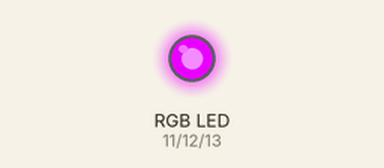
This sketch was run on a simulated Arduino Uno, built with avr-gcc and run on an emulated ATmega328P. Shown: an RGB LED mixed from three pins (HIGH = lit). Random numbers use the default seed unless the sketch sets one.

Above: at 0.1 s.
At 5.1 s:
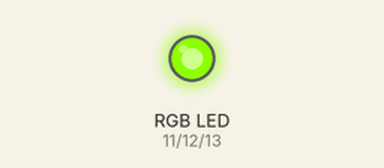
At 10.1 s:
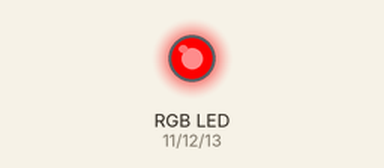
At 19.1 s:
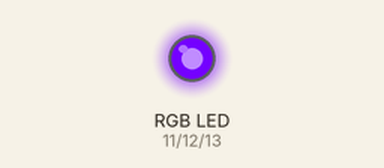
At 28.1 s:
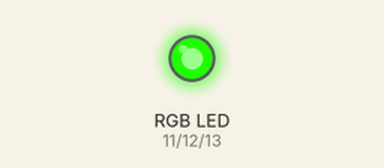
At 38.1 s:
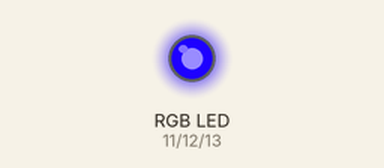
Timing chart, 0 to 40.0 s (numbered marks = the images above):
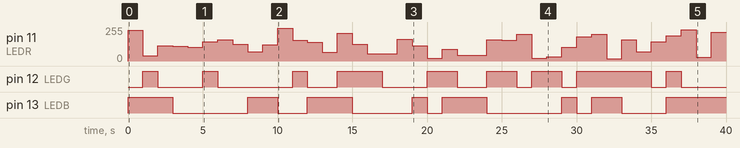

The sketch:

Code.ino
```cpp
#define LEDR 11
#define LEDG 12
#define LEDB 13

void setup() {
  pinMode(LEDR, OUTPUT);
  pinMode(LEDG, OUTPUT);
  pinMode(LEDB, OUTPUT);
}

int r = 0;
int g = 0;
int b = 0;
void loop() {
  r = random(0, 255);     // to store a random colour
  g = random(0, 255);
  b = random(0, 255);
  analogWrite(LEDR, r);
  analogWrite(LEDG, g);
  analogWrite(LEDB, b);
  delay(1000);
  /* above lines will make the rgb glow in different colours */
}
```

Measured:
- by itself, pin 12 (LEDG): LOW → HIGH at 1.0 s, → LOW 1.0 s later, → HIGH 3.0 s later, → LOW 1.0 s later, … (18 changes in this stretch)
- by itself, pin 13 (LEDB): LOW → HIGH at 0.00 s, → LOW 3.0 s later, → HIGH 5.0 s later, → LOW 2.0 s later, … (15 changes in this stretch)
